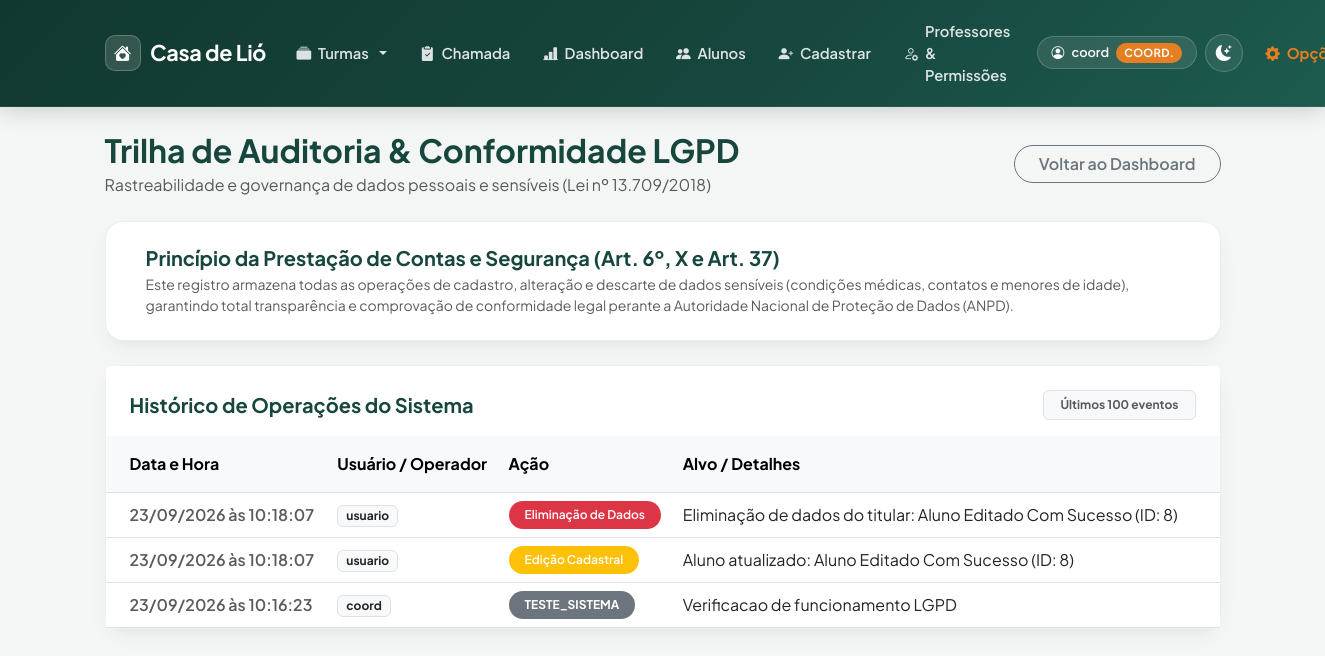
Before: /auditoria (signed in) with the older database file.
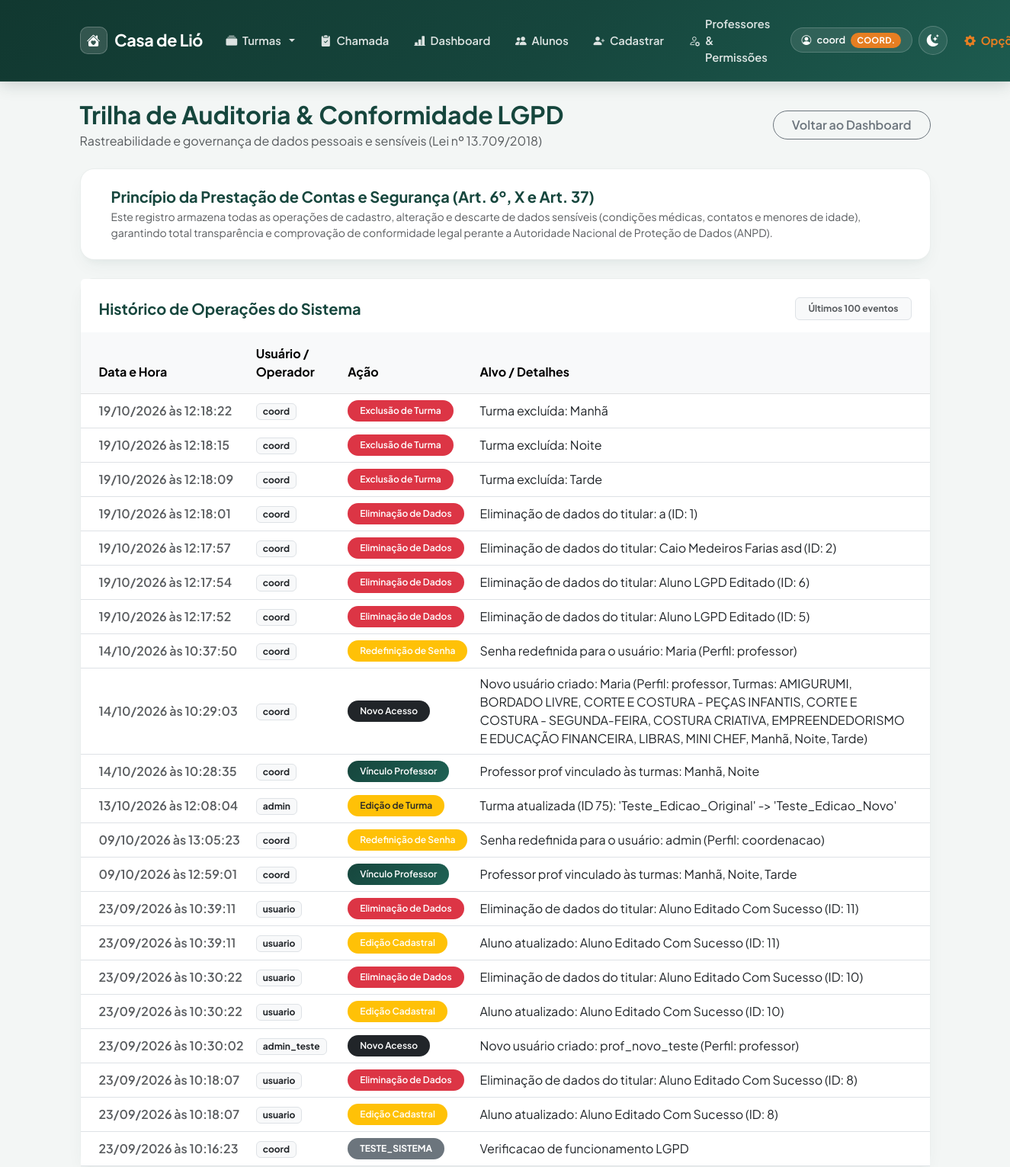
After: the same page with the newer database file.
### tables this page shows
CREATE TABLE logs_auditoria (
            id INTEGER PRIMARY KEY AUTOINCREMENT,
            usuario TEXT NOT NULL,
            acao TEXT NOT NULL,
            alvo TEXT,
            data_hora TEXT NOT NULL
        );

### app.py (the view)
@app.get("/auditoria", response_class=HTMLResponse)
async def tela_auditoria(request: Request):
    usuario = obter_usuario_atual(request)
    if not usuario or usuario['perfil'] != 'coordenacao':
        return RedirectResponse(url="/", status_code=303)
    conexao = pegar_conexao()
    logs_db = conexao.execute('''
        SELECT id, usuario, acao, alvo, data_hora
        FROM logs_auditoria
        ORDER BY id DESC
        LIMIT 100
    ''').fetchall()
    conexao.close()
    logs = []
    for log in logs_db:
        log_dict = dict(log)
        try:
            dt = datetime.strptime(log['data_hora'], "%Y-%m-%d %H:%M:%S")
            log_dict['data_hora_formatada'] = dt.strftime("%d/%m/%Y às %H:%M:%S")
        except Exception:
            log_dict['data_hora_formatada'] = log['data_hora']
        logs.append(log_dict)
    return templates.TemplateResponse(
        request=request,
        name="auditoria.html",
        context={"logs": logs, "usuario_atual": usuario}
    )

### templates/auditoria.html (shortened to what the changed rows need)
{% extends 'base.html' %}
{% block conteudo %}
<div class="row mb-4 align-items-center">
    <div class="col-md-8">
        <h2 class="text-primary fw-bold mb-1">Trilha de Auditoria & Conformidade LGPD</h2>
    </div>
</div>
<div class="card shadow-sm border-0" style="border-radius: 1rem;">
    <div class="card-body p-0">
        <div class="table-responsive">
            <table class="table table-hover align-middle mb-0">
                <thead class="table-light">
                    <tr>
                        <th class="ps-4 py-3">Data e Hora</th>
                        <th class="py-3">Usuário / Operador</th>
                        <th class="py-3">Ação</th>
                        <th class="pe-4 py-3">Alvo / Detalhes</th>
                    </tr>
                </thead>
                <tbody>
                    {% for log in logs %}
                    <tr>
                        <td class="ps-4 fw-semibold text-muted" style="white-space: nowrap;">
                            {{ log['data_hora_formatada'] }}
                        </td>
                        <td>
                            <span class="badge bg-light text-dark border px-2 py-1 fw-bold">
                                 {{ log['usuario'] }}
                            </span>
                        </td>
                        <td>
                            {% if log['acao'] == 'CADASTRO_ALUNO' %}
                                <span class="badge bg-success rounded-pill px-3 py-2 fw-semibold">Novo Aluno</span>
                            {% elif log['acao'] == 'EDICAO_ALUNO' %}
                                <span class="badge bg-warning text-white rounded-pill px-3 py-2 fw-semibold">Edição Cadastral</span>
                            {% elif log['acao'] == 'EXCLUSAO_ALUNO' %}
                                <span class="badge bg-danger rounded-pill px-3 py-2 fw-semibold">Eliminação de Dados</span>
                            {% elif log['acao'] == 'ANEXO_ATESTADO' %}
                                <span class="badge bg-info text-white rounded-pill px-3 py-2 fw-semibold">Atestado Médico</span>
                            {% elif log['acao'] == 'CRIACAO_USUARIO' %}
                                <span class="badge bg-dark rounded-pill px-3 py-2 fw-semibold">Novo Acesso</span>
                            {% elif log['acao'] == 'CRIACAO_TURMA' %}
                                <span class="badge bg-primary rounded-pill px-3 py-2 fw-semibold">Nova Turma / Curso</span>
                            {% elif log['acao'] == 'VINCULO_PROFESSOR_TURMA' %}
                                <span class="badge bg-primary rounded-pill px-3 py-2 fw-semibold">Vínculo Professor</span>
                            {% elif log['acao'] == 'EXCLUSAO_TURMA' %}
                                <span class="badge bg-danger rounded-pill px-3 py-2 fw-semibold">Exclusão de Turma</span>
                            {% elif log['acao'] == 'EDICAO_TURMA' %}
                                <span class="badge bg-warning text-dark rounded-pill px-3 py-2 fw-semibold">Edição de Turma</span>
                            {% elif log['acao'] == 'ALTERACAO_SENHA' %}
                                <span class="badge bg-warning text-white rounded-pill px-3 py-2 fw-semibold">Redefinição de Senha</span>
                            {% else %}
                                <span class="badge bg-secondary rounded-pill px-3 py-2">{{ log['acao'] }}</span>
                            {% endif %}
                        </td>
                        <td class="pe-4 text-dark">
                            {{ log['alvo'] or '—' }}
                        </td>
                    </tr>
                    {% else %}
                    <tr>
                        <td colspan="4" class="text-center text-muted py-5">
                            Nenhum registro de auditoria gerado até o momento.
                        </td>
                    </tr>
                    {% endfor %}
                </tbody>
            </table>
        </div>
    </div>
</div>
{% endblock %}

Changed rows visible on the page:
added logs_auditoria: data_hora_formatada "19/10/2026 às 12:18:22", usuario "coord", acao "Exclusão de Turma", alvo "Turma excluída: Manhã"
added logs_auditoria: data_hora_formatada "19/10/2026 às 12:18:15", usuario "coord", acao "Exclusão de Turma", alvo "Turma excluída: Noite"
added logs_auditoria: data_hora_formatada "19/10/2026 às 12:18:09", usuario "coord", acao "Exclusão de Turma", alvo "Turma excluída: Tarde"
added logs_auditoria: data_hora_formatada "19/10/2026 às 12:18:01", usuario "coord", acao "Eliminação de Dados", alvo "Eliminação de dados do titular: a (ID: 1)"
added logs_auditoria: data_hora_formatada "19/10/2026 às 12:17:57", usuario "coord", acao "Eliminação de Dados", alvo "Eliminação de dados do titular: Caio Medeiros Farias asd (ID: 2)"
added logs_auditoria: data_hora_formatada "19/10/2026 às 12:17:54", usuario "coord", acao "Eliminação de Dados", alvo "Eliminação de dados do titular: Aluno LGPD Editado (ID: 6)"
added logs_auditoria: data_hora_formatada "19/10/2026 às 12:17:52", usuario "coord", acao "Eliminação de Dados", alvo "Eliminação de dados do titular: Aluno LGPD Editado (ID: 5)"
added logs_auditoria: data_hora_formatada "14/10/2026 às 10:37:50", usuario "coord", acao "Redefinição de Senha", alvo "Senha redefinida para o usuário: Maria (Perfil: professor)"
added logs_auditoria: data_hora_formatada "14/10/2026 às 10:29:03", usuario "coord", acao "Novo Acesso", alvo "Novo usuário criado: Maria (Perfil: professor, Turmas: AMIGURUMI, BORDADO LIVRE, CORTE E COSTURA - PEÇAS INFANTIS, CORTE E COSTURA - SEGUNDA-FEIRA, COSTURA CRIATIVA, EMPREENDEDORISMO E EDUCAÇÃO FINANCEIRA, LIBRAS, MINI CHEF, Manhã, Noite, Tarde)"
added logs_auditoria: data_hora_formatada "14/10/2026 às 10:28:35", usuario "coord", shows "Vínculo Professor", alvo "Professor prof vinculado às turmas: Manhã, Noite"
added logs_auditoria: data_hora_formatada "13/10/2026 às 12:08:04", usuario "admin", acao "Edição de Turma", alvo "Turma atualizada (ID 75): 'Teste_Edicao_Original' -> 'Teste_Edicao_Novo'"
added logs_auditoria: data_hora_formatada "09/10/2026 às 13:05:23", usuario "coord", acao "Redefinição de Senha", alvo "Senha redefinida para o usuário: admin (Perfil: coordenacao)"
added logs_auditoria: data_hora_formatada "09/10/2026 às 12:59:01", usuario "coord", shows "Vínculo Professor", alvo "Professor prof vinculado às turmas: Manhã, Noite, Tarde"
added logs_auditoria: data_hora_formatada "23/09/2026 às 10:39:11", usuario "usuario", acao "Eliminação de Dados", alvo "Eliminação de dados do titular: Aluno Editado Com Sucesso (ID: 11)"
added logs_auditoria: data_hora_formatada "23/09/2026 às 10:39:11", usuario "usuario", acao "Edição Cadastral", alvo "Aluno atualizado: Aluno Editado Com Sucesso (ID: 11)"
added logs_auditoria: data_hora_formatada "23/09/2026 às 10:30:22", usuario "usuario", acao "Eliminação de Dados", alvo "Eliminação de dados do titular: Aluno Editado Com Sucesso (ID: 10)"
added logs_auditoria: data_hora_formatada "23/09/2026 às 10:30:22", usuario "usuario", acao "Edição Cadastral", alvo "Aluno atualizado: Aluno Editado Com Sucesso (ID: 10)"
added logs_auditoria: data_hora_formatada "23/09/2026 às 10:30:02", usuario "admin_teste", acao "Novo Acesso", alvo "Novo usuário criado: prof_novo_teste (Perfil: professor)"
